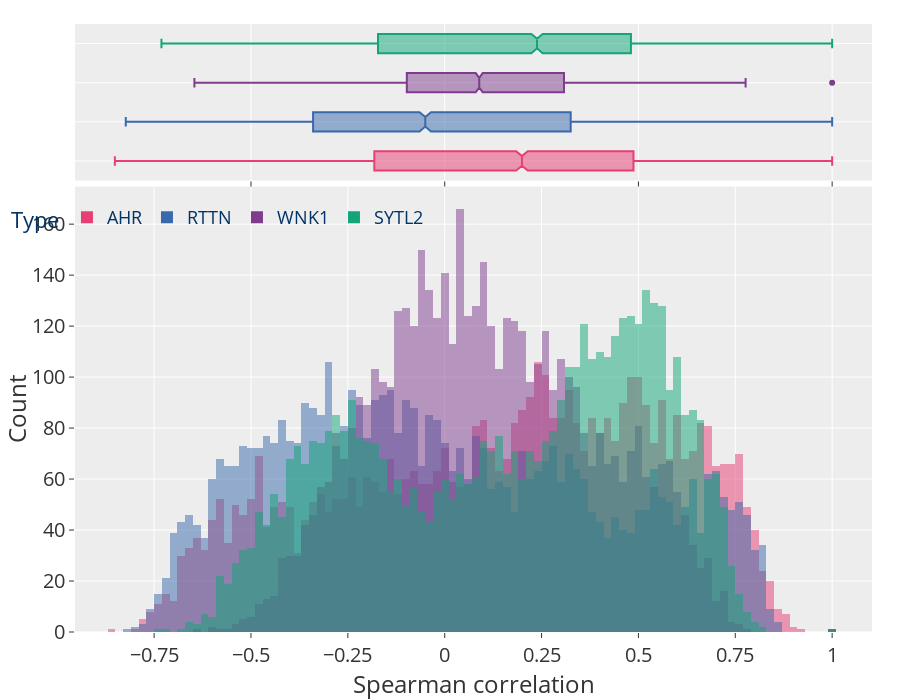

This figure's notebook cell:
### Code cell
genes = ["AHR", "ELF3", "KLF5", "FGFR3", "BUB1"] + [
    "LAMB3",
    "KIF23",
    # "SCNN1A",
    # "STYL2",
    "MYH9",
    # "DDX5",
]  # "KLF5", "FGFR3"

# high = ['AHR', 'KLF5']
genes = [
    "AHR",
    "RTTN",
    "WNK1",
    "SYTL2",
]  # "SORL1", "MCM4", "MAGI3"]
color_map = {
    "AHR": px.colors.qualitative.Bold[4],
    # "KLF5": px.colors.qualitative.Plotly[1],
    # Not highly connected
    "WNK1": px.colors.qualitative.Bold[0],
    "RTTN": px.colors.qualitative.Bold[2],
    "SYTL2": px.colors.qualitative.Bold[1],
}
fig = px.histogram(corr_df, x=genes, color_discrete_map=color_map, barmode="overlay", marginal="box")

fig.update_layout(
    title="",
    legend=dict(
        title="Type",
        orientation="h",
        yanchor="middle",
        xanchor="center",
        y=0.68,
        x=0.18,
        bgcolor="rgba(0,0,0,0)",
        font=dict(size=18, color="#003366"),
    ),
    yaxis=dict(tickfont=dict(size=20), title="Count"),
    xaxis=dict(tickfont=dict(size=20), tickmode="linear", dtick=0.25, title="Spearman correlation"),
    font=dict(size=20),
    height=700,
)

fig.update_traces(opacity=1)
save_fig(name="hist_corr", fig=fig, base_path=figures_path, width=1400, height=700, margin=0.02)
fig

### Figure 1 — Plotly figure (JSON) as saved in the notebook; plotly's stock layout.template omitted (floating-point values rounded to 4 significant figures; data arrays with more than 128 entries replaced by an {"elided": "..."} marker saying what was removed)
{"data": [{"alignmentgroup": "True", "bingroup": "x", "hovertemplate": "variable=AHR<br>value=%{x}<br>count=%{y}<extra></extra>", "legendgroup": "AHR", "marker": {"color": "rgb(231, 63, 116)", "opacity": 0.5, "pattern": {"shape": ""}}, "name": "AHR", "offsetgroup": "AHR", "opacity": 1, "orientation": "v", "showlegend": true, "type": "histogram", "x": {"elided": "5000 float values"}, "xaxis": "x", "yaxis": "y"}, {"alignmentgroup": "True", "hovertemplate": "variable=AHR<br>value=%{x}<extra></extra>", "legendgroup": "AHR", "marker": {"color": "rgb(231, 63, 116)"}, "name": "AHR", "notched": true, "offsetgroup": "AHR", "opacity": 1, "showlegend": false, "type": "box", "x": {"elided": "5000 float values"}, "xaxis": "x2", "yaxis": "y2"}, {"alignmentgroup": "True", "bingroup": "x", "hovertemplate": "variable=RTTN<br>value=%{x}<br>count=%{y}<extra></extra>", "legendgroup": "RTTN", "marker": {"color": "rgb(57, 105, 172)", "opacity": 0.5, "pattern": {"shape": ""}}, "name": "RTTN", "offsetgroup": "RTTN", "opacity": 1, "orientation": "v", "showlegend": true, "type": "histogram", "x": {"elided": "5000 float values"}, "xaxis": "x", "yaxis": "y"}, {"alignmentgroup": "True", "hovertemplate": "variable=RTTN<br>value=%{x}<extra></extra>", "legendgroup": "RTTN", "marker": {"color": "rgb(57, 105, 172)"}, "name": "RTTN", "notched": true, "offsetgroup": "RTTN", "opacity": 1, "showlegend": false, "type": "box", "x": {"elided": "5000 float values"}, "xaxis": "x2", "yaxis": "y2"}, {"alignmentgroup": "True", "bingroup": "x", "hovertemplate": "variable=WNK1<br>value=%{x}<br>count=%{y}<extra></extra>", "legendgroup": "WNK1", "marker": {"color": "rgb(127, 60, 141)", "opacity": 0.5, "pattern": {"shape": ""}}, "name": "WNK1", "offsetgroup": "WNK1", "opacity": 1, "orientation": "v", "showlegend": true, "type": "histogram", "x": {"elided": "5000 float values"}, "xaxis": "x", "yaxis": "y"}, {"alignmentgroup": "True", "hovertemplate": "variable=WNK1<br>value=%{x}<extra></extra>", "legendgroup": "WNK1", "marker": {"color": "rgb(127, 60, 141)"}, "name": "WNK1", "notched": true, "offsetgroup": "WNK1", "opacity": 1, "showlegend": false, "type": "box", "x": {"elided": "5000 float values"}, "xaxis": "x2", "yaxis": "y2"}, {"alignmentgroup": "True", "bingroup": "x", "hovertemplate": "variable=SYTL2<br>value=%{x}<br>count=%{y}<extra></extra>", "legendgroup": "SYTL2", "marker": {"color": "rgb(17, 165, 121)", "opacity": 0.5, "pattern": {"shape": ""}}, "name": "SYTL2", "offsetgroup": "SYTL2", "opacity": 1, "orientation": "v", "showlegend": true, "type": "histogram", "x": {"elided": "5000 float values"}, "xaxis": "x", "yaxis": "y"}, {"alignmentgroup": "True", "hovertemplate": "variable=SYTL2<br>value=%{x}<extra></extra>", "legendgroup": "SYTL2", "marker": {"color": "rgb(17, 165, 121)"}, "name": "SYTL2", "notched": true, "offsetgroup": "SYTL2", "opacity": 1, "showlegend": false, "type": "box", "x": {"elided": "5000 float values"}, "xaxis": "x2", "yaxis": "y2"}], "layout": {"barmode": "overlay", "font": {"size": 20}, "height": 700, "legend": {"bgcolor": "rgba(0,0,0,0)", "font": {"color": "#003366", "size": 18}, "orientation": "h", "title": {"text": "Type"}, "tracegroupgap": 0, "x": 0.18, "xanchor": "center", "y": 0.68, "yanchor": "middle"}, "margin": {"b": 0, "l": 28, "r": 28, "t": 24}, "title": {"text": ""}, "xaxis": {"anchor": "y", "domain": [0, 1], "dtick": 0.25, "tickfont": {"size": 20}, "tickmode": "linear", "title": {"text": "Spearman correlation"}}, "xaxis2": {"anchor": "y2", "domain": [0, 1], "matches": "x", "showticklabels": false}, "yaxis": {"anchor": "x", "domain": [0, 0.7326], "tickfont": {"size": 20}, "title": {"text": "Count"}}, "yaxis2": {"anchor": "x2", "domain": [0.7426, 1], "matches": "y2", "showline": false, "showticklabels": false, "ticks": ""}}}
